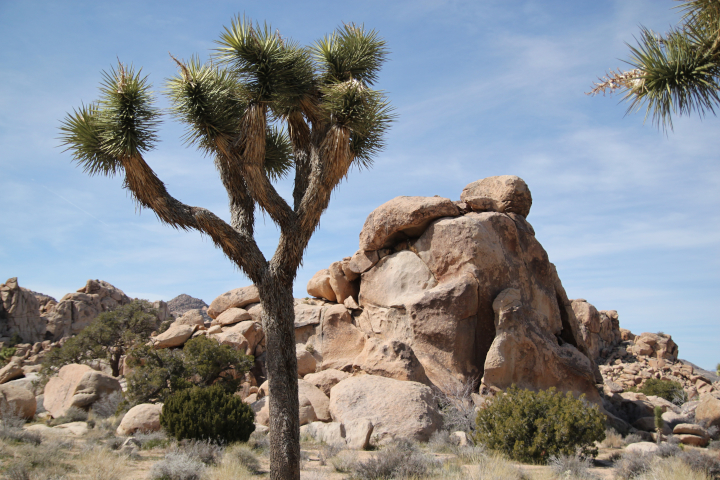
#> input picture Chap04/nature.jpg, 720 x 480 px
$ python thresholding.py --image nature.jpg
#> lines starting #> are read from the running program, lines starting #| are printed output that depends on the picture; after the words box and inside, x2 and y2 are one past the last pixel; in counts of white or black regions, pixels touching at a corner belong together
# 필요한 패키지를 import함
from __future__ import print_function
import argparse
import cv2
from matplotlib import pyplot as plt

def thresholding_image(img, thresh=-1):
	if thresh < 0:
		option = cv2.THRESH_BINARY + cv2.THRESH_OTSU
	else:
		option = cv2.THRESH_BINARY

	th, dst = cv2.threshold(img, thresh, 255, option)

	return th, dst

if __name__ == "__main__" :
	# 명령행 인자 처리
	ap = argparse.ArgumentParser()
	ap.add_argument('-i', '--image', required = True, \
			help = 'Path to the input image')
	args = vars(ap.parse_args())

	filename = args['image']

	# OpenCV를 사용하여 영상 데이터 로딩
	image = cv2.imread(filename)
#> image is the input picture: shape (480, 720, 3); mean B, G, R 141.6, 137.5, 134.4

	# Grayscale 영상으로 변환
	gray = cv2.cvtColor(image, cv2.COLOR_BGR2GRAY)
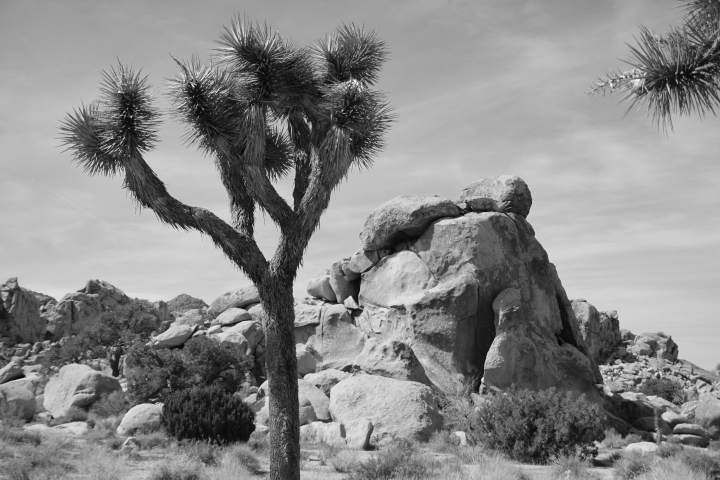
#> gray: shape (480, 720); min 5, max 248, mean 137

	# thresholding 수행
	th1, dst1 = thresholding_image(gray, 127)
#> in thresholding_image, `th, dst = cv2.threshold(img, thresh, 255, option)`:
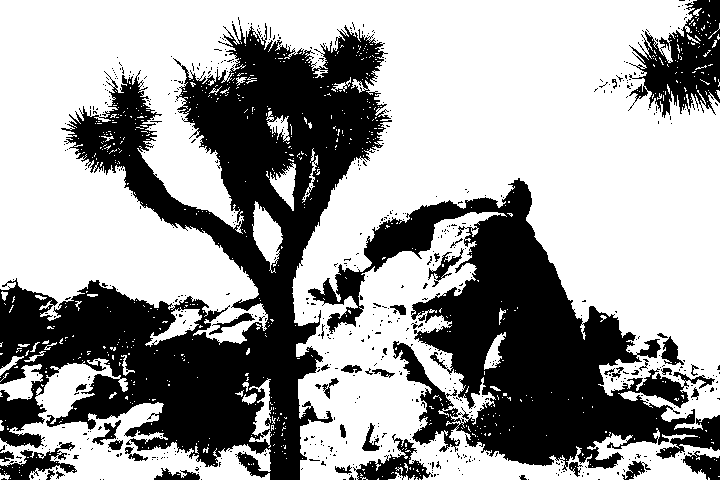
#> dst: shape (480, 720); 62.2% white; 626 black regions (583 under 20 px), largest, box (x1, y1, x2, y2) and area: (0, 23, 392, 480) 72343, (308, 178, 720, 471) 44242, (628, 0, 720, 118) 5687
#> in thresholding_image, `th, dst = cv2.threshold(img, thresh, 255, option)`: th = 127
#> th1 = 127
	print('global threshold (without blurring): ', th1)
#| global threshold (without blurring):  127.0

	# blurring 적용후 Otsu thresholding 수행
	blur = cv2.GaussianBlur(gray, (5,5), 0)
	th2, dst2 = thresholding_image(blur)
#> call 2 of thresholding_image, with thresh = -1
#> in thresholding_image (call 2), `th, dst = cv2.threshold(img, thresh, 255, option)`:
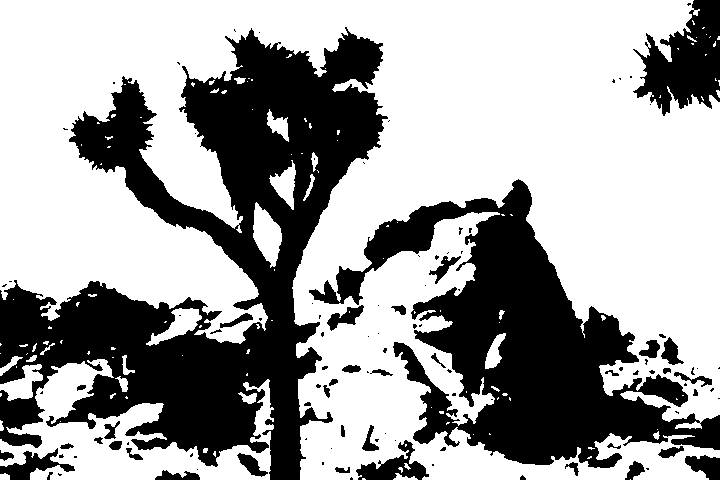
#> dst: shape (480, 720); 63.2% white; 112 black regions (71 under 20 px), largest, box (x1, y1, x2, y2) and area: (0, 27, 388, 480) 71341, (309, 179, 720, 468) 42649, (633, 0, 720, 116) 5778
#> in thresholding_image (call 2), `th, dst = cv2.threshold(img, thresh, 255, option)`: th = 123
#> th2 = 123
	print('optimal threshold (after blurring) with Otsu: ', th2)
#| optimal threshold (after blurring) with Otsu:  123.0

	# thresholding 결과 표시
	plt.subplot(2, 3, 1), plt.imshow(gray, 'gray')
	plt.title('original'), plt.xticks([]), plt.yticks([])
	plt.subplot(2, 3, 2)
	plt.hist(gray.ravel(), 256, density=True, color='k')
	plt.title('histogram'), plt.axis([0, 255, 0, 0.02]), plt.yticks([])
	plt.subplot(2, 3, 3), plt.imshow(dst1, 'gray')
	plt.title('thresholding(127)'), plt.xticks([]), plt.yticks([])

	plt.subplot(2, 3, 4), plt.imshow(blur, 'gray')
	plt.title('blurring'), plt.xticks([]), plt.yticks([])
	plt.subplot(2, 3, 5), plt.hist(blur.ravel(), 256)
	plt.title('histogram'), plt.xlim([0, 256]), plt.yticks([])
	plt.subplot(2, 3, 6), plt.imshow(dst2, 'gray')
	plt.title('Otsu'), plt.xticks([]), plt.yticks([])

	plt.show()
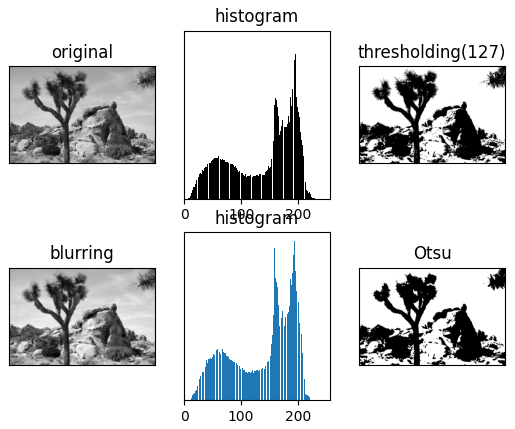
#> figure drawn by matplotlib, 6 panels
